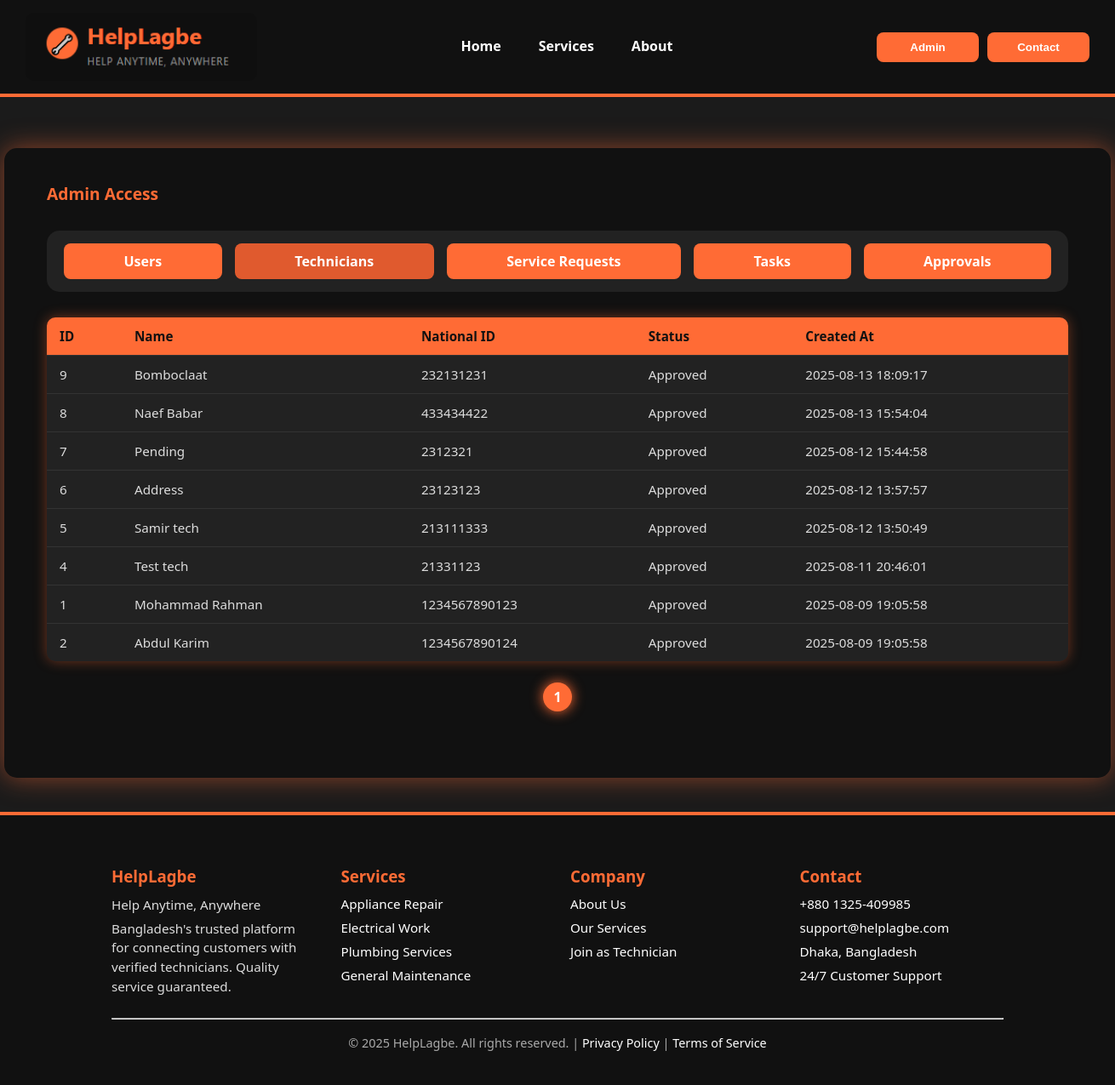
Screenshot of /admindash.php?tab=technicians with the database file from the repository.
### tables this page shows
CREATE TABLE `technician` (
  `technician_id` int(11) NOT NULL,
  `national_id` varchar(50) NOT NULL,
  `Full_Name` varchar(255) NOT NULL,
  `Required_Documents` text DEFAULT NULL,
  `Skill_details` text NOT NULL,
  `status` enum('pending','approved','rejected') DEFAULT 'pending',
  `user_id` int(11) NOT NULL,
  `created_at` timestamp NOT NULL DEFAULT current_timestamp(),
  `updated_at` timestamp NOT NULL DEFAULT current_timestamp() ON UPDATE current_timestamp(),
  `address` text DEFAULT NULL
);

### admindash.php (the view, shortened to what this page needs)
<?php
require 'db.php';
$perPage = 10;
$page = isset($_GET['page']) ? max(1, (int) $_GET['page']) : 1;
$offset = ($page - 1) * $perPage;
$allowed_tabs = ['users', 'technicians', 'requests', 'tasks', 'approvals'];
$tab = isset($_GET['tab']) && in_array($_GET['tab'], $allowed_tabs) ? $_GET['tab'] : 'users';
function getCount($conn, $sql)
{
  $res = $conn->query($sql);
  if ($res && $row = $res->fetch_assoc()) {
    return (int) $row['count'];
  }
  return 0;
}
function getTotalPages($conn, $countSql, $perPage)
{
  $totalItems = getCount($conn, $countSql);
  return ceil($totalItems / $perPage);
}
?>
<!DOCTYPE html>
<html lang="en">
<head>
</head>
<body>
  <header>
    <div class="logo">
      <img src="logo.png" alt="HelpLagbe Logo" />
    </div>
    <nav>
      <a href="homepage.html">Home</a>
      <a href="#services">Services</a>
      <a href="#about">About</a>
    </nav>
    <div style="display:flex; gap:10px;">
      <button class="btn" onclick="location.href='admin.html'">Admin</button>
      <button class="btn"
        onclick="document.getElementById('contact').scrollIntoView({behavior:'smooth'})">Contact</button>
    </div>
  </header>
  <div class="container">
    <div class="admin-access">Admin Access</div>
    <div class="buttons-box">
      <a href="?tab=users" class="btn"
        style="background-color: <?= $tab === 'users' ? '#e05a2e' : '#ff6b35' ?>;">Users</a>
      <a href="?tab=technicians" class="btn"
        style="background-color: <?= $tab === 'technicians' ? '#e05a2e' : '#ff6b35' ?>;">Technicians</a>
      <a href="?tab=requests" class="btn"
        style="background-color: <?= $tab === 'requests' ? '#e05a2e' : '#ff6b35' ?>;">Service Requests</a>
      <a href="?tab=tasks" class="btn"
        style="background-color: <?= $tab === 'tasks' ? '#e05a2e' : '#ff6b35' ?>;">Tasks</a>
      <a href="?tab=approvals" class="btn"
        style="background-color: <?= $tab === 'approvals' ? '#e05a2e' : '#ff6b35' ?>;">Approvals</a>
    </div>
    <?php if ($tab === 'users'):
      $totalPages = getTotalPages($conn, "SELECT COUNT(*) AS count FROM users", $perPage);
      $result = $conn->query("SELECT user_id, username, email, phone_no, created_at FROM users ORDER BY created_at DESC LIMIT $perPage OFFSET $offset");
      ?>
      <table>
        <thead>
          <tr>
            <th>ID</th>
            <th>Username</th>
            <th>Email</th>
            <th>Phone</th>
            <th>Created At</th>
          </tr>
        </thead>
        <tbody>
          <?php while ($row = $result->fetch_assoc()): ?>
            <tr>
              <td><?= $row['user_id'] ?></td>
              <td><?= htmlspecialchars($row['username']) ?></td>
              <td><?= htmlspecialchars($row['email']) ?></td>
              <td><?= htmlspecialchars($row['phone_no']) ?></td>
              <td><?= $row['created_at'] ?></td>
            </tr>
          <?php endwhile; ?>
        </tbody>
      </table>
      <div class="pagination">
        <?php for ($i = 1; $i <= $totalPages; $i++): ?>
          <a href="?tab=users&page=<?= $i ?>" class="<?= $i == $page ? 'active' : '' ?>"><?= $i ?></a>
        <?php endfor; ?>
      </div>
    <?php elseif ($tab === 'technicians'):
      $totalPages = getTotalPages($conn, "SELECT COUNT(*) AS count FROM technician WHERE status != 'pending'", $perPage);
      $result = $conn->query("SELECT technician_id, Full_Name, national_id, status, created_at FROM technician WHERE status != 'pending' ORDER BY created_at DESC LIMIT $perPage OFFSET $offset");
      ?>
      <table>
        <thead>
          <tr>
            <th>ID</th>
            <th>Name</th>
            <th>National ID</th>
            <th>Status</th>
            <th>Created At</th>
          </tr>
        </thead>
        <tbody>
          <?php while ($row = $result->fetch_assoc()): ?>
            <tr>
              <td><?= $row['technician_id'] ?></td>
              <td><?= htmlspecialchars($row['Full_Name']) ?></td>
              <td><?= htmlspecialchars($row['national_id']) ?></td>
              <td><?= ucfirst($row['status']) ?></td>
              <td><?= $row['created_at'] ?></td>
            </tr>
          <?php endwhile; ?>
        </tbody>
      </table>
      <div class="pagination">
        <?php for ($i = 1; $i <= $totalPages; $i++): ?>
          <a href="?tab=technicians&page=<?= $i ?>" class="<?= $i == $page ? 'active' : '' ?>"><?= $i ?></a>
        <?php endfor; ?>
      </div>
    <?php endif; ?>
  </div>
  <footer id="contact">
    <div class="footer-top">
      <div>
        <h3>HelpLagbe</h3>
        <p>Help Anytime, Anywhere</p>
        <p>Bangladesh's trusted platform for connecting customers with verified technicians. Quality service guaranteed.
        </p>
      </div>
      <div>
        <h3>Services</h3>
        <ul>
          <li>Appliance Repair</li>
          <li>Electrical Work</li>
          <li>Plumbing Services</li>
          <li>General Maintenance</li>
        </ul>
      </div>
      <div>
        <h3>Company</h3>
        <ul>
          <li><a href="#">About Us</a></li>
          <li><a href="#">Our Services</a></li>
          <li><a href="#">Join as Technician</a></li>
        </ul>
      </div>
      <div>
        <h3>Contact</h3>
        <ul>
          <li>+880 1325-409985</li>
          <li>support@helplagbe.com</li>
          <li>Dhaka, Bangladesh</li>
          <li>24/7 Customer Support</li>
        </ul>
      </div>
    </div>
    <hr />
    <div class="footer-bottom">
      © <?php echo date('Y'); ?> HelpLagbe. All rights reserved. |
      <a href="#">Privacy Policy</a> |
      <a href="#">Terms of Service</a>
    </div>
  </footer>
</body>
</html>

### admindash.php (style rules this page uses)
body { margin: 0; font-family: "Segoe UI", Tahoma, Geneva, Verdana, sans-serif; background-color: #1b1b1b; color: white; min-height: 100vh; display: flex; flex-direction: column; }
a { text-decoration: none; color: white; transition: color 0.3s; }
nav a { font-weight: 600; font-size: 1rem; color: white; padding: 8px 12px; border-radius: 6px; transition: color 0.3s; background-color: transparent !important; box-shadow: none !important; border-bottom: 3px solid transparent; }
img { max-width: 100%; height: auto; border-radius: 10px; }
header { display: flex; align-items: center; justify-content: space-between; background-color: #111; padding: 15px 30px; position: sticky; top: 0; z-index: 100; border-bottom: 4px solid #ff6b35; }
.logo { display: flex; align-items: center; }
.logo img { height: 80px; }
nav { display: flex; gap: 20px; }
.container { background-color: #111; border-radius: 15px; padding: 40px 50px 50px; width: 1200px; margin: 60px auto 40px; box-shadow: 0 0 30px rgba(255, 107, 53, 0.5); min-height: 650px; display: flex; flex-direction: column; }
.admin-access { font-weight: 700; font-size: 1.2rem; color: #ff6b35; margin-bottom: 30px; user-select: none; }
.buttons-box { background-color: #222; border-radius: 15px; padding: 15px 20px; margin-bottom: 30px; display: flex; gap: 15px; flex-wrap: wrap; }
.btn { background-color: #ff6b35; border: none; padding: 10px 22px; color: white; cursor: pointer; font-weight: 700; border-radius: 8px; transition: background-color 0.3s ease; user-select: none; flex-grow: 1; text-align: center; min-width: 120px; }
table { width: 100%; border-collapse: collapse; font-size: 0.95rem; border-radius: 10px; overflow: hidden; box-shadow: 0 0 15px rgba(255, 107, 53, 0.4); background-color: #222; }
th, td { padding: 12px 15px; border-bottom: 1px solid #333; color: #ddd; text-align: left; }
th { background-color: #ff6b35; color: #111; font-weight: 700; }
tr:last-child td { border-bottom: none; }
.pagination { margin-top: 25px; text-align: center; user-select: none; }
.pagination a { color: white; margin: 0 8px; font-weight: 600; text-decoration: none; font-size: 1rem; padding: 6px 12px; border-radius: 50px; transition: background-color 0.3s ease, color 0.3s ease; background-color: transparent; box-shadow: none; display: inline-block; }
.pagination a.active, .pagination a:hover { color: white; background-color: #ff6b35; box-shadow: 0 0 15px #ff6b35; text-decoration: none; }
footer { background-color: #111; padding: 40px 10%; color: white; border-top: 4px solid #ff6b35; }
.footer-top { display: grid; grid-template-columns: repeat(auto-fit, minmax(200px, 1fr)); gap: 30px; text-align: left; margin-bottom: 20px; }
footer h3 { color: #ff6b35; margin-bottom: 10px; }
footer p { line-height: 1.5; font-size: 0.95rem; color: #ddd; margin: 5px 0; }
footer ul { list-style: none; padding: 0; margin: 0; }
footer ul li { margin: 8px 0; color: white; font-size: 0.95rem; }
footer ul li a { color: white; font-size: 0.95rem; }
.footer-bottom { text-align: center; padding-top: 10px; font-size: 0.9rem; color: #aaa; }

### rows the page displays
technician: technician_id "9", Full_Name "Bomboclaat", national "232131231", status "Approved", created_at "2025-08-13 18:09:17"
technician: technician_id "8", Full_Name "Naef Babar", national "433434422", status "Approved", created_at "2025-08-13 15:54:04"
technician: technician_id "7", Full_Name "Pending", national "2312321", status "Approved", created_at "2025-08-12 15:44:58"
technician: technician_id "6", Full_Name "Address", national "23123123", status "Approved", created_at "2025-08-12 13:57:57"
technician: technician_id "5", Full_Name "Samir tech", national "213111333", status "Approved", created_at "2025-08-12 13:50:49"
technician: technician_id "4", Full_Name "Test tech", national "21331123", status "Approved", created_at "2025-08-11 20:46:01"
technician: technician_id "1", Full_Name "Mohammad Rahman", national "1234567890123", status "Approved", created_at "2025-08-09 19:05:58"
technician: technician_id "2", Full_Name "Abdul Karim", national "1234567890124", status "Approved", created_at "2025-08-09 19:05:58"
